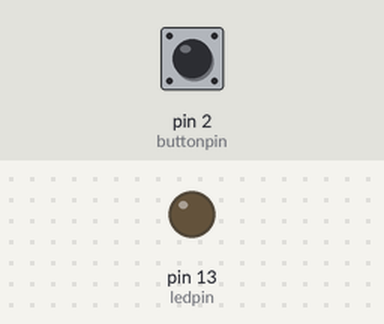
Bench run of a sketch on a simulated Arduino Uno, built with avr-gcc and run on an emulated ATmega328P. On the bench: output pins drawn as LEDs (lit = HIGH). Inputs (shaded band) come from the test bench; at power-on: pin 2 (buttonpin) HIGH.

Above: at 1.2 s.
1.3 s: pin 2 (buttonpin) pulled LOW for 0.15 s
At 2.4 s:
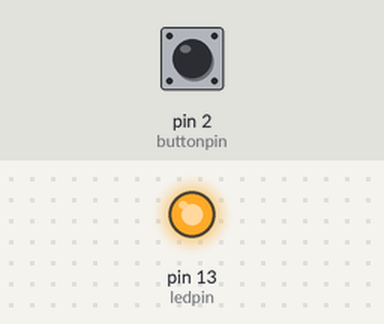
3.0 s: pin 2 (buttonpin) pulled LOW for 1 s
At 3.8 s:
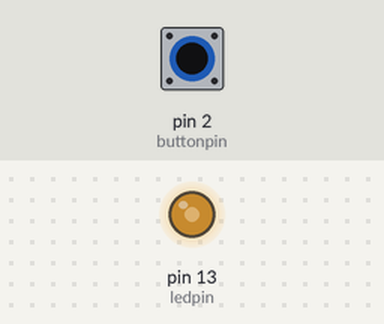
Timing chart, 0 to 6.0 s (numbered marks = the images above; inputs shaded):
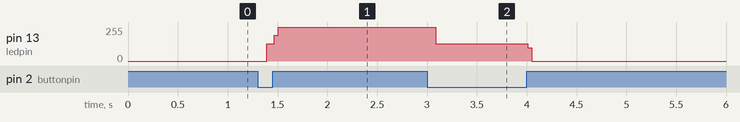

Measured:
- after the input at 1.3 s, pin 13 (ledpin): 0/255 → 130/255 after 0.09 s, → 255/255 0.08 s later
- after the input at 3.0 s, pin 13 (ledpin): 255/255 → 130/255 after 0.09 s, → 0/255 0.92 s later

The sketch:

program.ino
```cpp
const int buttonpin = 2;
const int ledpin = 13;

int ledstate = LOW;
int confirmedbuttonstate = HIGH;
int lastRawreading = HIGH;

unsigned long lastbouncetime = 0;
const unsigned long debouncedelay = 50;

void setup()
{
    pinMode(buttonpin, INPUT_PULLUP);
    pinMode(ledpin, OUTPUT);
    digitalWrite(ledpin, ledstate);
}
void loop()
{
	int rawreading = digitalRead(buttonpin);

	if (rawreading != lastRawreading)
	{
		lastbouncetime = millis();
	}
	// if spring keeps bouncing, readings get changed.
	// lets check if the value remains steady during or after
	// the debounce time
	if (millis() - lastbouncetime >= debouncedelay)
	{
		if (rawreading != confirmedbuttonstate)
		{
			confirmedbuttonstate = rawreading;
		}

		if (confirmedbuttonstate == LOW)
		{
			ledstate = (ledstate == LOW) ? HIGH : LOW;
			digitalWrite(ledpin, ledstate);
		}

	}
	lastRawreading = rawreading;
}
```
